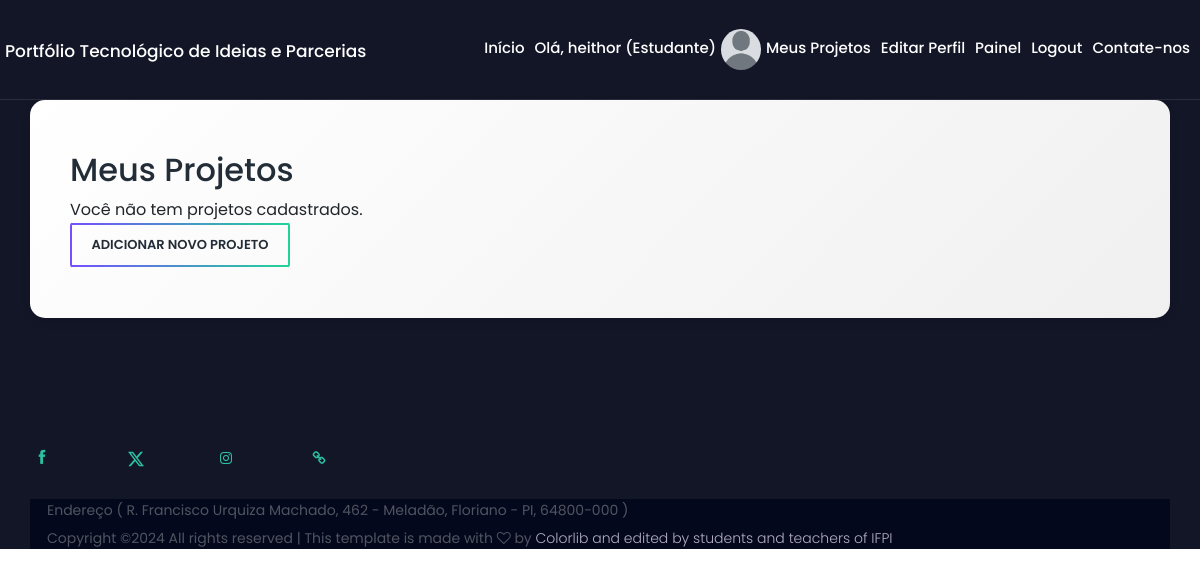
Page /projects/ (signed in) on the earlier database version.
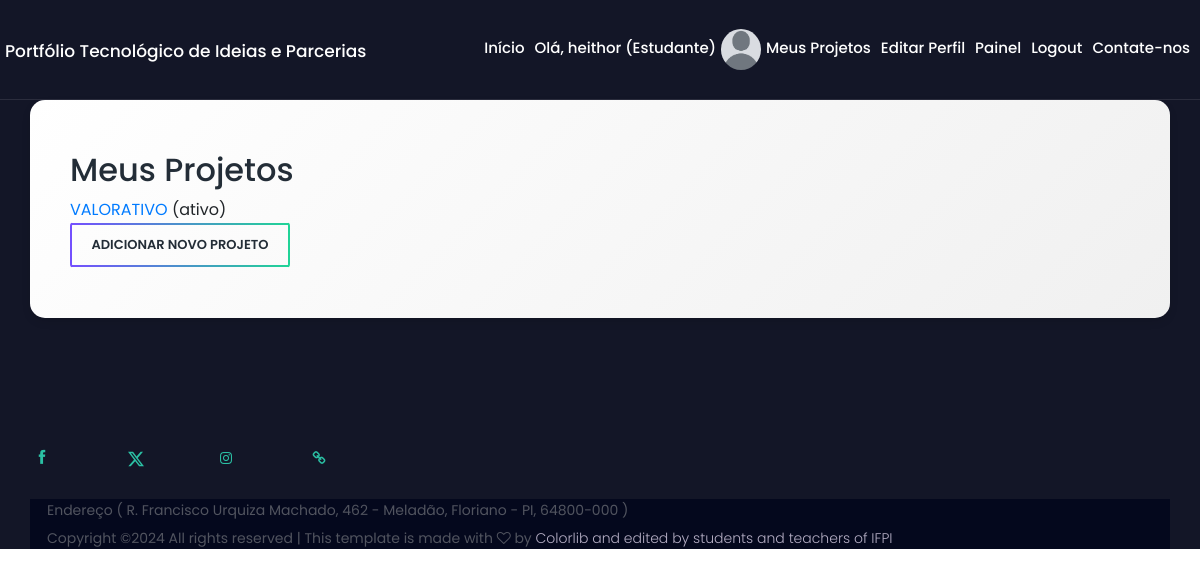
Same page on the later database version.
### cadastro/models.py (models this page shows, shortened)
class Project(models.Model):
    STAGE_CHOICES = (
        ('ideia', 'Ideia'),
        ('em_progresso', 'Em Progresso'),
        ('completo', 'Completo'),
    )
    STATUS_CHOICES = (
        ('ativo', 'Ativo'),
        ('inativo', 'Inativo'),
        ('concluido', 'Concluído'),
    )
    location_state = models.ForeignKey('Estado', on_delete=models.SET_NULL, null=True)
    location_city = models.ForeignKey('Cidade', on_delete=models.SET_NULL, null=True)
    needs = models.ManyToManyField('Need', related_name='projects', blank=True)
    owner = models.ForeignKey(UserProfile, on_delete=models.CASCADE, related_name='projects')
    title = models.CharField(max_length=255)
    description = models.TextField()
    stage = models.CharField(max_length=50, choices=STAGE_CHOICES)
    status = models.CharField(max_length=50, choices=STATUS_CHOICES, default='ativo')
    category = models.ForeignKey(TechnologyCategory, on_delete=models.SET_NULL, null=True)
    institution = models.CharField(max_length=255, null=True, blank=True)
    start_date = models.DateField(null=True, blank=True)
    end_date = models.DateField(null=True, blank=True)
    funding_required = models.BooleanField(default=False)
    goals = models.TextField(null=True, blank=True)
    resources_needed = models.TextField(null=True, blank=True)
    collaborators = models.ManyToManyField(UserProfile, related_name='collaborations', blank=True)
    date_created = models.DateTimeField(auto_now_add=True)
    date_updated = models.DateTimeField(auto_now=True)
    keywords = models.TextField(null=True, blank=True)

### cadastro/views.py (the view)
# urls.py: path('projects/', views.ProjectListView.as_view(), name='project-list'),
@method_decorator(login_required, name='dispatch')
class ProjectListView(ListView):
    model = Project
    template_name = 'projects_list.html'
    context_object_name = 'projects'
    def get_queryset(self):
        return Project.objects.filter(owner=self.request.user.userprofile).order_by('-date_created')

### cadastro/templates/projects_list.html (shortened to what this page needs)
{% extends 'base.html' %}
{% block content %}
<div class="fancy-bg-dark section-padding-100">
<div class="container fancy-bg-white">
            <div class="row">
                <div class="col-12 col-md-6">
<h2>Meus Projetos</h2>
<ul>
    {% for project in projects %}
        <li>
            <a href="{% url 'project-detail' project.id %}">{{ project.title }}</a>
            ({{ project.status }})
        </li>
    {% empty %}
        <li>Você não tem projetos cadastrados.</li>
    {% endfor %}
</ul>
<a href="{% url 'project-create' %}" class="btn fancy-btn fancy-dark bg-transparent">Adicionar Novo Projeto</a>
                    </div>
            </div>
</div>
</div>
{% endblock %}

Differences in the rows shown:
added Project: title "VALORATIVO", status "ativo"
Other differences:
text no longer shown: "Você não tem projetos cadastrados."
